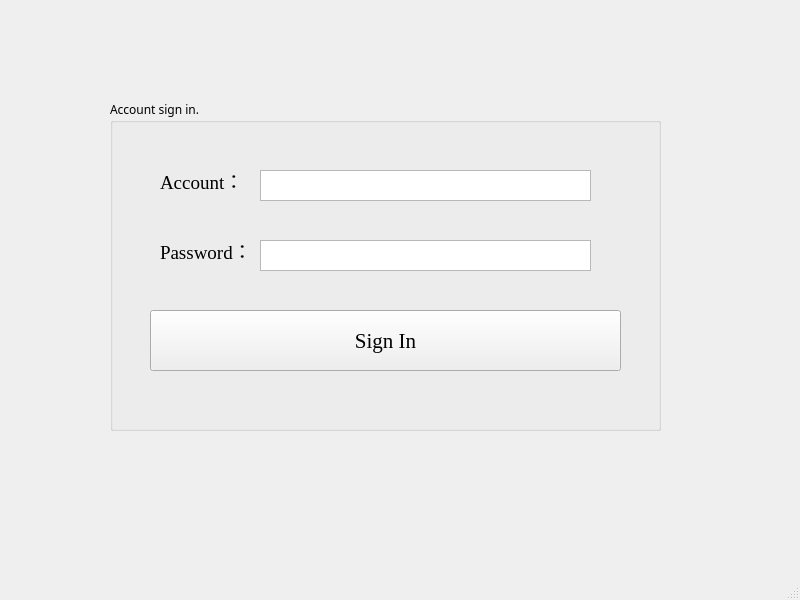
<?xml version="1.0" encoding="UTF-8"?>
<ui version="4.0">
 <class>MainWindow</class>
 <widget class="QMainWindow" name="MainWindow">
  <property name="geometry">
   <rect>
    <x>0</x>
    <y>0</y>
    <width>800</width>
    <height>600</height>
   </rect>
  </property>
  <property name="windowTitle">
   <string>MainWindow</string>
  </property>
  <widget class="QWidget" name="centralwidget">
   <widget class="QGroupBox" name="groupBox">
    <property name="geometry">
     <rect>
      <x>110</x>
      <y>100</y>
      <width>551</width>
      <height>331</height>
     </rect>
    </property>
    <property name="font">
     <font>
      <family>Adobe Devanagari</family>
     </font>
    </property>
    <property name="title">
     <string>Account sign in.</string>
    </property>
    <widget class="QTextEdit" name="textEdit">
     <property name="geometry">
      <rect>
       <x>150</x>
       <y>70</y>
       <width>331</width>
       <height>31</height>
      </rect>
     </property>
     <property name="font">
      <font>
       <family>Times New Roman</family>
       <pointsize>12</pointsize>
      </font>
     </property>
     <property name="cursor" stdset="0">
      <cursorShape>IBeamCursor</cursorShape>
     </property>
     <property name="mouseTracking">
      <bool>false</bool>
     </property>
     <property name="tabletTracking">
      <bool>true</bool>
     </property>
     <property name="focusPolicy">
      <enum>Qt::ClickFocus</enum>
     </property>
     <property name="acceptDrops">
      <bool>false</bool>
     </property>
     <property name="autoFillBackground">
      <bool>false</bool>
     </property>
     <property name="verticalScrollBarPolicy">
      <enum>Qt::ScrollBarAlwaysOff</enum>
     </property>
     <property name="horizontalScrollBarPolicy">
      <enum>Qt::ScrollBarAlwaysOff</enum>
     </property>
    </widget>
    <widget class="QLabel" name="label">
     <property name="geometry">
      <rect>
       <x>50</x>
       <y>60</y>
       <width>91</width>
       <height>41</height>
      </rect>
     </property>
     <property name="font">
      <font>
       <family>Times New Roman</family>
       <pointsize>14</pointsize>
      </font>
     </property>
     <property name="text">
      <string>Account：</string>
     </property>
    </widget>
    <widget class="QLabel" name="label_2">
     <property name="geometry">
      <rect>
       <x>50</x>
       <y>130</y>
       <width>91</width>
       <height>41</height>
      </rect>
     </property>
     <property name="font">
      <font>
       <family>Times New Roman</family>
       <pointsize>14</pointsize>
      </font>
     </property>
     <property name="text">
      <string>Password：</string>
     </property>
    </widget>
    <widget class="QPushButton" name="pushButton">
     <property name="geometry">
      <rect>
       <x>40</x>
       <y>210</y>
       <width>471</width>
       <height>61</height>
      </rect>
     </property>
     <property name="font">
      <font>
       <family>Times New Roman</family>
       <pointsize>16</pointsize>
      </font>
     </property>
     <property name="text">
      <string>Sign In</string>
     </property>
    </widget>
    <widget class="QTextEdit" name="textEdit_2">
     <property name="geometry">
      <rect>
       <x>150</x>
       <y>140</y>
       <width>331</width>
       <height>31</height>
      </rect>
     </property>
     <property name="font">
      <font>
       <family>Times New Roman</family>
       <pointsize>12</pointsize>
      </font>
     </property>
     <property name="cursor" stdset="0">
      <cursorShape>IBeamCursor</cursorShape>
     </property>
     <property name="mouseTracking">
      <bool>false</bool>
     </property>
     <property name="tabletTracking">
      <bool>true</bool>
     </property>
     <property name="focusPolicy">
      <enum>Qt::ClickFocus</enum>
     </property>
     <property name="acceptDrops">
      <bool>false</bool>
     </property>
     <property name="autoFillBackground">
      <bool>false</bool>
     </property>
     <property name="verticalScrollBarPolicy">
      <enum>Qt::ScrollBarAlwaysOff</enum>
     </property>
     <property name="horizontalScrollBarPolicy">
      <enum>Qt::ScrollBarAlwaysOff</enum>
     </property>
    </widget>
   </widget>
  </widget>
  <widget class="QMenuBar" name="menubar">
   <property name="geometry">
    <rect>
     <x>0</x>
     <y>0</y>
     <width>800</width>
     <height>23</height>
    </rect>
   </property>
  </widget>
  <widget class="QStatusBar" name="statusbar"/>
 </widget>
 <resources/>
 <connections/>
</ui>
